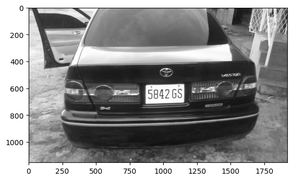
#> input picture images/img-3.png, 292 x 180 px, shrunk from 560 x 346 before the run, given in place of img-3.jpg, which was not available
$ jupyter execute --allow-errors final.ipynb   (shell and % lines are left out)
#> lines starting #> are read from the running program, lines starting #| are printed output that depends on the picture; after the words box and inside, x2 and y2 are one past the last pixel; in counts of white or black regions, pixels touching at a corner belong together; pictures that were not available may be replaced by others from this repository, and a replacement may not be noted
[cell 1]
import os
from tkinter import Tk, filedialog
import shutil

def get_next_image_number():
    image_files = [f for f in os.listdir("images") if os.path.isfile(os.path.join("images", f))]
    image_numbers = [int(f.split("-")[1].split(".")[0]) for f in image_files if f.startswith("img-")]
    next_number = max(image_numbers) + 1 if image_numbers else 1
    return next_number

def upload_image():
    root = Tk()
    root.withdraw()

    image_path = filedialog.askopenfilename(title="Select Image File", filetypes=(("Image Files", "*.png *.jpg *.jpeg *.gif *.bmp"), ("All Files", "*.*")))

    if image_path:
        image_filename = os.path.basename(image_path)
        image_number = get_next_image_number()
        target_filename = f"img-{image_number}{os.path.splitext(image_filename)[1]}"
        target_path = os.path.join("images", target_filename)

        try:
            shutil.move(image_path, target_path)
            print(f"Image uploaded successfully as {target_filename}!")
        except:
            print("An error occurred while uploading the image.")
    else:
        print("No file selected.")

def main():
    user_input = input("Enter 1 to upload an image, or 0 to exit: ")
#> the answer given: images/img-1.jpg
    if user_input == "1":
        upload_image()
    elif user_input == "0":
        print("Not uploading an image.")
    else:
        print("Invalid input.")

if __name__ == "__main__":
    main()

[cell 2]
import cv2
from matplotlib import pyplot as plt
import numpy as np
import imutils
import easyocr

[cell 3]
img = cv2.imread('./images/img-3.jpg')
#> img is the input picture: shape (180, 292, 3); min 3, max 255, mean 141.5
gray = cv2.cvtColor(img, cv2.COLOR_BGR2GRAY)
plt.imshow(cv2.cvtColor(gray, cv2.COLOR_BGR2RGB))

[cell 4]
bfilter = cv2.bilateralFilter(gray, 11, 17, 17) #Noise reduction
edged = cv2.Canny(bfilter, 30, 200) #Edge detection
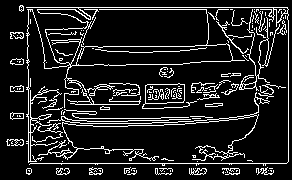
#> edged: shape (180, 292); 12.7% white in thin lines or dots
plt.imshow(cv2.cvtColor(edged, cv2.COLOR_BGR2RGB))

[cell 5]
keypoints = cv2.findContours(edged.copy(), cv2.RETR_TREE, cv2.CHAIN_APPROX_SIMPLE)
#> keypoints = 207 contours, 168 with area under 20; largest, box (x1, y1, x2, y2) and area: (26, 7, 289, 166) 3065, (76, 43, 233, 66) 2670, (142, 83, 197, 109) 726, (145, 83, 185, 104) 720, (38, 92, 270, 161) 466
contours = imutils.grab_contours(keypoints)
#> contours has the same summary as keypoints
contours = sorted(contours, key=cv2.contourArea, reverse=True)[:10]
#> contours = 10 contours; largest, box (x1, y1, x2, y2) and area: (26, 7, 289, 166) 3065, (76, 43, 233, 66) 2670, (142, 83, 197, 109) 726, (145, 83, 185, 104) 720, (38, 92, 270, 161) 466

[cell 6]
location = None
for contour in contours:
    approx = cv2.approxPolyDP(contour, 10, True)
    if len(approx) == 4:
        location = approx
        break
#> this loop made 2 passes
#> location on pass 2: [[232, 56], [76, 64], [85, 46], [226, 43]]

[cell 7]
location
#> Out = [[232, 56], [76, 64], [85, 46], [226, 43]]

[cell 8]
mask = np.zeros(gray.shape, np.uint8)
new_image = cv2.drawContours(mask, [location], 0,255, -1)
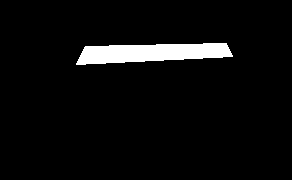
#> new_image: shape (180, 292); 4.7% white; 1 white region, box (x1, y1, x2, y2) and area: (76, 43, 233, 65) 2463
new_image = cv2.bitwise_and(img, img, mask=mask)
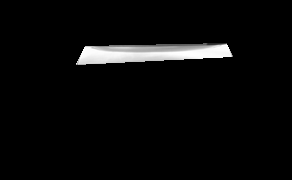
#> new_image: shape (180, 292, 3); min 0, max 255, mean 9.8

[cell 9]
plt.imshow(cv2.cvtColor(new_image, cv2.COLOR_BGR2RGB))

[cell 10]
(x,y) = np.where(mask==255)
#> x = 2463 values from 43 to 64; y = 2463 values, max 232 at index 1693, min 76 at index 2423, mean 151.3
(x1, y1) = (np.min(x), np.min(y))
#> x1 = 43; y1 = 76
(x2, y2) = (np.max(x), np.max(y))
#> x2 = 64; y2 = 232
cropped_image = gray[x1:x2+1, y1:y2+1]
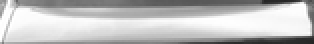
#> cropped_image: shape (22, 157) (shown 2 times larger); min 37, max 255, mean 191.5

[cell 11]
plt.imshow(cv2.cvtColor(cropped_image, cv2.COLOR_BGR2RGB))
